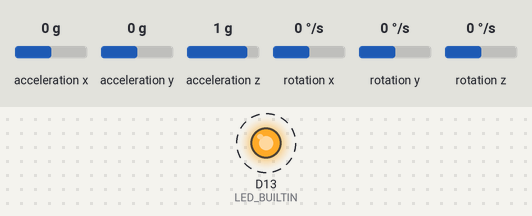
This sketch was run on a simulated Arduino Nano 33 IoT. On the bench: output pins drawn as LEDs (lit = HIGH). Dashed ring = blinking. The inputs (shaded band) are chosen by the test bench; at power-on: acceleration x 0 g, acceleration y 0 g, acceleration z 1 g, rotation x 0 °/s, rotation y 0 °/s, rotation z 0 °/s. WiFi joins after 1.5 s; servers stay silent unless stated; what the sketch prints to the serial monitor is not drawn.

Above: at 7.2 s.
Timing chart, 0 to 10.0 s (numbered marks = the images above):
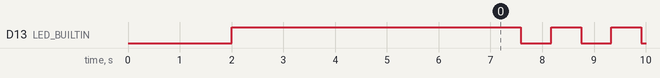

The sketch:

m3.ino
```cpp
#include <SPI.h>
#include <WiFiNINA.h>
#include <WiFiUdp.h>
#include <Arduino_LSM6DS3.h>

char ssid[] = "Narek";
char pass[] = "00000000";

int udpPort = 600;
char remoteIP[] = "192.168.137.1";
// char remoteIP[] = "172.20.10.2";
int remotePort = 41234;

int status = WL_IDLE_STATUS;
int ledState = LOW;
unsigned long previousMillisInfo = 0;
unsigned long previousMillisLED = 0;
unsigned long previousMillis = 0;
const int intervalInfo = 100;

float ax,ay,az,gx,gy,gz = 0;
float ax1,ay1,az1,gx1,gy1,gz1 = 0;
float axf,ayf,azf,gxf,gyf,gzf = 0;

float phi,theta,psi = 0;

WiFiUDP wifiUdp;

void setup() {
  Serial.begin(9600);
  //while (!Serial);

  pinMode(LED_BUILTIN, OUTPUT);

  if (!IMU.begin()) {
    Serial.println("Failed to initialize IMU!");
    while(1);
  }

  if (!wifiUdp.begin(udpPort)) {
    Serial.print("Failed to initialize WiFi UDP on port ");
    Serial.println(udpPort);
    while(1);
  }

  while (status != WL_CONNECTED) {
    Serial.print("Attempting to connect to network: ");
    Serial.println(ssid);

    status = WiFi.begin(ssid, pass);

    delay(500);
  }

  Serial.println("Connected to network");
  Serial.println("--------------------");

  Serial.println("Information: ");
  IPAddress ip = WiFi.localIP();
  Serial.print("IP Address: ");
  Serial.println(ip);

  Serial.println();

  Serial.print("SSID: ");
  Serial.println(WiFi.SSID());

  Serial.println("--------------------");
  digitalWrite(LED_BUILTIN, HIGH);
  delay(5000);
  digitalWrite(LED_BUILTIN, LOW);
}

const float G = 9.806;
const float alpha = 0.02;
//const float DEG_TO_RAD = 3.1415 / 180;

// ******
// What: Sensor Fusion / Complementary Filter Math / Digital Low Pass Filter
// Where: youtube.com/watch?v=whSw42XddsU
// Where: youtube.com/watch?v=BUW2OdAtzBw
// Where youtube.com/watch?v=HJ-C4Incgpw
// Why: I didn't know about how to correctly do sensor fusion
// ALL CODE was written by me, I only used the above videos for general system block diagrams, math, and psuedocode
// *****

void loop() {
  if (IMU.accelerationAvailable()) {
    IMU.readAcceleration(ax,ay,az);
    // Convert G's to m/s2
    ax *= G; ay *= G; az *= G;

    // Lowpass Filter
    axf = 0.95*axf + 0.025*ax + 0.025*ax1;
    ayf = 0.95*ayf + 0.025*ay + 0.025*ay1;
    azf = 0.95*azf + 0.025*az + 0.025*az1;
    ax1 = ax;
    ay1 = ay;
    az1 = az;
  }
  if (IMU.gyroscopeAvailable()) {
    IMU.readGyroscope(gx,gy,gz);
    // Convert deg/s to rad/s
    gx *= DEG_TO_RAD; gy *= DEG_TO_RAD; gz *= DEG_TO_RAD;

    // Lowpass Filter
    gxf = 0.95*gxf + 0.025*gx + 0.025*gx1;
    gyf = 0.95*gyf + 0.025*gy + 0.025*gy1;
    gzf = 0.95*gzf + 0.025*gz + 0.025*gz1;
    gx1 = gx;
    gy1 = gy;
    gz1 = gz;
  }

  unsigned long currentMillisInfo = millis();
  unsigned long dt = currentMillisInfo - previousMillis;
  previousMillis = currentMillisInfo;

  if (previousMillis == 0) {

  } else {
    // *Attitude Estimation from Gyro* //

    // Convert from body-space to world-space
    float dphi_gyro = gxf +
                      gyf * sin(phi) * tan(theta) +
                      gzf * cos(phi) * tan(theta);
    float dtheta_gyro = gyf * cos(phi) -
                        gzf * sin(phi);
    float dpsi_gyro = (gyf * sin(psi) / cos(theta)) +
                      (gzf * cos(psi) / cos(theta));

    dpsi_gyro *= -1;

    // Numerical Integration
    float phi_gyro = phi + (dt / 1000.0f) * dphi_gyro;
    float theta_gyro = theta + (dt / 1000.0f) * dtheta_gyro;
    float psi_gyro = psi + (dt / 1000.0f) * dpsi_gyro;

    // *Attitude Estimation from Accel* //

    float phi_accel = atan2(ayf, azf);
    float theta_accel = asin(max(-1, min(1, axf / G)));

    // *Complementary Filter* //
    phi = alpha * phi_accel + (1-alpha) * phi_gyro;
    theta = alpha * theta_accel + (1-alpha) * theta_gyro;
    psi = 0.995 * psi_gyro;

    Serial.print("Phi: "); Serial.print(phi);
    Serial.print(",Theta: "); Serial.print(theta);
    Serial.print(",Psi: "); Serial.println(psi);
  }


  if (currentMillisInfo - previousMillisInfo >= intervalInfo) {
    previousMillisInfo = currentMillisInfo;

    sendUDPPacket();
  }

  unsigned long currentMillisLED = millis();

  int intervalLED = WiFi.RSSI() * -10;

  if (currentMillisLED - previousMillisLED >= intervalLED) {
    previousMillisLED = currentMillisLED;

    if (ledState == LOW) {
      ledState = HIGH;
    } else {
      ledState = LOW;
    }

    digitalWrite(LED_BUILTIN, ledState);
  }
}

void sendUDPPacket() {
  //Serial.println("Writing UDP packet...");

  if (!wifiUdp.beginPacket(remoteIP, remotePort)) {
    Serial.print("Failed call to beginPacket() on IP ");
    Serial.print(remoteIP);
    Serial.print(": ");
    Serial.println(remotePort);
    return;
  }

  wifiUdp.write((byte *) &ax, 4);
  wifiUdp.write((byte *) &ay, 4);
  wifiUdp.write((byte *) &az, 4);
  wifiUdp.write((byte *) &gx, 4);
  wifiUdp.write((byte *) &gy, 4);
  wifiUdp.write((byte *) &gz, 4);
  wifiUdp.write((byte *) &phi, 4);
  wifiUdp.write((byte *) &theta, 4);
  wifiUdp.write((byte *) &psi, 4);


  if (!wifiUdp.endPacket()) {
    Serial.println("Failed call to endPacket()");
    return;
  }
}
```

Measured:
- by itself, D13 (LED_BUILTIN): alternates HIGH for 0.58 s and LOW for 0.58 s
